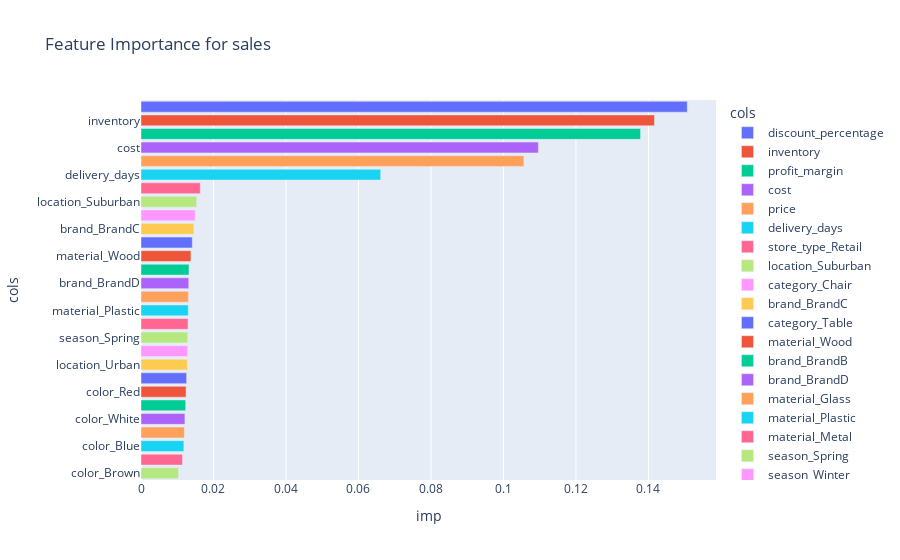

Write notebook code for a chart like this one.
### Code cell
rf.plot_feature_importance()

### Figure 1 — Plotly figure (JSON) as saved in the notebook; plotly's stock layout.template omitted (floating-point values rounded to 4 significant figures)
{"data": [{"alignmentgroup": "True", "hovertemplate": "cols=%{y}<br>imp=%{x}<extra></extra>", "legendgroup": "discount_percentage", "marker": {"color": "#636efa", "pattern": {"shape": ""}}, "name": "discount_percentage", "offsetgroup": "discount_percentage", "orientation": "h", "showlegend": true, "textposition": "auto", "type": "bar", "x": [0.1507], "xaxis": "x", "y": ["discount_percentage"], "yaxis": "y"}, {"alignmentgroup": "True", "hovertemplate": "cols=%{y}<br>imp=%{x}<extra></extra>", "legendgroup": "inventory", "marker": {"color": "#EF553B", "pattern": {"shape": ""}}, "name": "inventory", "offsetgroup": "inventory", "orientation": "h", "showlegend": true, "textposition": "auto", "type": "bar", "x": [0.1417], "xaxis": "x", "y": ["inventory"], "yaxis": "y"}, {"alignmentgroup": "True", "hovertemplate": "cols=%{y}<br>imp=%{x}<extra></extra>", "legendgroup": "profit_margin", "marker": {"color": "#00cc96", "pattern": {"shape": ""}}, "name": "profit_margin", "offsetgroup": "profit_margin", "orientation": "h", "showlegend": true, "textposition": "auto", "type": "bar", "x": [0.1378], "xaxis": "x", "y": ["profit_margin"], "yaxis": "y"}, {"alignmentgroup": "True", "hovertemplate": "cols=%{y}<br>imp=%{x}<extra></extra>", "legendgroup": "cost", "marker": {"color": "#ab63fa", "pattern": {"shape": ""}}, "name": "cost", "offsetgroup": "cost", "orientation": "h", "showlegend": true, "textposition": "auto", "type": "bar", "x": [0.1096], "xaxis": "x", "y": ["cost"], "yaxis": "y"}, {"alignmentgroup": "True", "hovertemplate": "cols=%{y}<br>imp=%{x}<extra></extra>", "legendgroup": "price", "marker": {"color": "#FFA15A", "pattern": {"shape": ""}}, "name": "price", "offsetgroup": "price", "orientation": "h", "showlegend": true, "textposition": "auto", "type": "bar", "x": [0.1056], "xaxis": "x", "y": ["price"], "yaxis": "y"}, {"alignmentgroup": "True", "hovertemplate": "cols=%{y}<br>imp=%{x}<extra></extra>", "legendgroup": "delivery_days", "marker": {"color": "#19d3f3", "pattern": {"shape": ""}}, "name": "delivery_days", "offsetgroup": "delivery_days", "orientation": "h", "showlegend": true, "textposition": "auto", "type": "bar", "x": [0.06613], "xaxis": "x", "y": ["delivery_days"], "yaxis": "y"}, {"alignmentgroup": "True", "hovertemplate": "cols=%{y}<br>imp=%{x}<extra></extra>", "legendgroup": "store_type_Retail", "marker": {"color": "#FF6692", "pattern": {"shape": ""}}, "name": "store_type_Retail", "offsetgroup": "store_type_Retail", "orientation": "h", "showlegend": true, "textposition": "auto", "type": "bar", "x": [0.01636], "xaxis": "x", "y": ["store_type_Retail"], "yaxis": "y"}, {"alignmentgroup": "True", "hovertemplate": "cols=%{y}<br>imp=%{x}<extra></extra>", "legendgroup": "location_Suburban", "marker": {"color": "#B6E880", "pattern": {"shape": ""}}, "name": "location_Suburban", "offsetgroup": "location_Suburban", "orientation": "h", "showlegend": true, "textposition": "auto", "type": "bar", "x": [0.01535], "xaxis": "x", "y": ["location_Suburban"], "yaxis": "y"}, {"alignmentgroup": "True", "hovertemplate": "cols=%{y}<br>imp=%{x}<extra></extra>", "legendgroup": "category_Chair", "marker": {"color": "#FF97FF", "pattern": {"shape": ""}}, "name": "category_Chair", "offsetgroup": "category_Chair", "orientation": "h", "showlegend": true, "textposition": "auto", "type": "bar", "x": [0.01497], "xaxis": "x", "y": ["category_Chair"], "yaxis": "y"}, {"alignmentgroup": "True", "hovertemplate": "cols=%{y}<br>imp=%{x}<extra></extra>", "legendgroup": "brand_BrandC", "marker": {"color": "#FECB52", "pattern": {"shape": ""}}, "name": "brand_BrandC", "offsetgroup": "brand_BrandC", "orientation": "h", "showlegend": true, "textposition": "auto", "type": "bar", "x": [0.0146], "xaxis": "x", "y": ["brand_BrandC"], "yaxis": "y"}, {"alignmentgroup": "True", "hovertemplate": "cols=%{y}<br>imp=%{x}<extra></extra>", "legendgroup": "category_Table", "marker": {"color": "#636efa", "pattern": {"shape": ""}}, "name": "category_Table", "offsetgroup": "category_Table", "orientation": "h", "showlegend": true, "textposition": "auto", "type": "bar", "x": [0.01416], "xaxis": "x", "y": ["category_Table"], "yaxis": "y"}, {"alignmentgroup": "True", "hovertemplate": "cols=%{y}<br>imp=%{x}<extra></extra>", "legendgroup": "material_Wood", "marker": {"color": "#EF553B", "pattern": {"shape": ""}}, "name": "material_Wood", "offsetgroup": "material_Wood", "orientation": "h", "showlegend": true, "textposition": "auto", "type": "bar", "x": [0.01378], "xaxis": "x", "y": ["material_Wood"], "yaxis": "y"}, {"alignmentgroup": "True", "hovertemplate": "cols=%{y}<br>imp=%{x}<extra></extra>", "legendgroup": "brand_BrandB", "marker": {"color": "#00cc96", "pattern": {"shape": ""}}, "name": "brand_BrandB", "offsetgroup": "brand_BrandB", "orientation": "h", "showlegend": true, "textposition": "auto", "type": "bar", "x": [0.01324], "xaxis": "x", "y": ["brand_BrandB"], "yaxis": "y"}, {"alignmentgroup": "True", "hovertemplate": "cols=%{y}<br>imp=%{x}<extra></extra>", "legendgroup": "brand_BrandD", "marker": {"color": "#ab63fa", "pattern": {"shape": ""}}, "name": "brand_BrandD", "offsetgroup": "brand_BrandD", "orientation": "h", "showlegend": true, "textposition": "auto", "type": "bar", "x": [0.01317], "xaxis": "x", "y": ["brand_BrandD"], "yaxis": "y"}, {"alignmentgroup": "True", "hovertemplate": "cols=%{y}<br>imp=%{x}<extra></extra>", "legendgroup": "material_Glass", "marker": {"color": "#FFA15A", "pattern": {"shape": ""}}, "name": "material_Glass", "offsetgroup": "material_Glass", "orientation": "h", "showlegend": true, "textposition": "auto", "type": "bar", "x": [0.01308], "xaxis": "x", "y": ["material_Glass"], "yaxis": "y"}, {"alignmentgroup": "True", "hovertemplate": "cols=%{y}<br>imp=%{x}<extra></extra>", "legendgroup": "material_Plastic", "marker": {"color": "#19d3f3", "pattern": {"shape": ""}}, "name": "material_Plastic", "offsetgroup": "material_Plastic", "orientation": "h", "showlegend": true, "textposition": "auto", "type": "bar", "x": [0.01304], "xaxis": "x", "y": ["material_Plastic"], "yaxis": "y"}, {"alignmentgroup": "True", "hovertemplate": "cols=%{y}<br>imp=%{x}<extra></extra>", "legendgroup": "material_Metal", "marker": {"color": "#FF6692", "pattern": {"shape": ""}}, "name": "material_Metal", "offsetgroup": "material_Metal", "orientation": "h", "showlegend": true, "textposition": "auto", "type": "bar", "x": [0.01298], "xaxis": "x", "y": ["material_Metal"], "yaxis": "y"}, {"alignmentgroup": "True", "hovertemplate": "cols=%{y}<br>imp=%{x}<extra></extra>", "legendgroup": "season_Spring", "marker": {"color": "#B6E880", "pattern": {"shape": ""}}, "name": "season_Spring", "offsetgroup": "season_Spring", "orientation": "h", "showlegend": true, "textposition": "auto", "type": "bar", "x": [0.01289], "xaxis": "x", "y": ["season_Spring"], "yaxis": "y"}, {"alignmentgroup": "True", "hovertemplate": "cols=%{y}<br>imp=%{x}<extra></extra>", "legendgroup": "season_Winter", "marker": {"color": "#FF97FF", "pattern": {"shape": ""}}, "name": "season_Winter", "offsetgroup": "season_Winter", "orientation": "h", "showlegend": true, "textposition": "auto", "type": "bar", "x": [0.01289], "xaxis": "x", "y": ["season_Winter"], "yaxis": "y"}, {"alignmentgroup": "True", "hovertemplate": "cols=%{y}<br>imp=%{x}<extra></extra>", "legendgroup": "location_Urban", "marker": {"color": "#FECB52", "pattern": {"shape": ""}}, "name": "location_Urban", "offsetgroup": "location_Urban", "orientation": "h", "showlegend": true, "textposition": "auto", "type": "bar", "x": [0.0128], "xaxis": "x", "y": ["location_Urban"], "yaxis": "y"}, {"alignmentgroup": "True", "hovertemplate": "cols=%{y}<br>imp=%{x}<extra></extra>", "legendgroup": "category_Sofa", "marker": {"color": "#636efa", "pattern": {"shape": ""}}, "name": "category_Sofa", "offsetgroup": "category_Sofa", "orientation": "h", "showlegend": true, "textposition": "auto", "type": "bar", "x": [0.01259], "xaxis": "x", "y": ["category_Sofa"], "yaxis": "y"}, {"alignmentgroup": "True", "hovertemplate": "cols=%{y}<br>imp=%{x}<extra></extra>", "legendgroup": "color_Red", "marker": {"color": "#EF553B", "pattern": {"shape": ""}}, "name": "color_Red", "offsetgroup": "color_Red", "orientation": "h", "showlegend": true, "textposition": "auto", "type": "bar", "x": [0.01244], "xaxis": "x", "y": ["color_Red"], "yaxis": "y"}, {"alignmentgroup": "True", "hovertemplate": "cols=%{y}<br>imp=%{x}<extra></extra>", "legendgroup": "category_Desk", "marker": {"color": "#00cc96", "pattern": {"shape": ""}}, "name": "category_Desk", "offsetgroup": "category_Desk", "orientation": "h", "showlegend": true, "textposition": "auto", "type": "bar", "x": [0.01234], "xaxis": "x", "y": ["category_Desk"], "yaxis": "y"}, {"alignmentgroup": "True", "hovertemplate": "cols=%{y}<br>imp=%{x}<extra></extra>", "legendgroup": "color_White", "marker": {"color": "#ab63fa", "pattern": {"shape": ""}}, "name": "color_White", "offsetgroup": "color_White", "orientation": "h", "showlegend": true, "textposition": "auto", "type": "bar", "x": [0.01212], "xaxis": "x", "y": ["color_White"], "yaxis": "y"}, {"alignmentgroup": "True", "hovertemplate": "cols=%{y}<br>imp=%{x}<extra></extra>", "legendgroup": "season_Summer", "marker": {"color": "#FFA15A", "pattern": {"shape": ""}}, "name": "season_Summer", "offsetgroup": "season_Summer", "orientation": "h", "showlegend": true, "textposition": "auto", "type": "bar", "x": [0.01198], "xaxis": "x", "y": ["season_Summer"], "yaxis": "y"}, {"alignmentgroup": "True", "hovertemplate": "cols=%{y}<br>imp=%{x}<extra></extra>", "legendgroup": "color_Blue", "marker": {"color": "#19d3f3", "pattern": {"shape": ""}}, "name": "color_Blue", "offsetgroup": "color_Blue", "orientation": "h", "showlegend": true, "textposition": "auto", "type": "bar", "x": [0.01183], "xaxis": "x", "y": ["color_Blue"], "yaxis": "y"}, {"alignmentgroup": "True", "hovertemplate": "cols=%{y}<br>imp=%{x}<extra></extra>", "legendgroup": "color_Green", "marker": {"color": "#FF6692", "pattern": {"shape": ""}}, "name": "color_Green", "offsetgroup": "color_Green", "orientation": "h", "showlegend": true, "textposition": "auto", "type": "bar", "x": [0.01145], "xaxis": "x", "y": ["color_Green"], "yaxis": "y"}, {"alignmentgroup": "True", "hovertemplate": "cols=%{y}<br>imp=%{x}<extra></extra>", "legendgroup": "color_Brown", "marker": {"color": "#B6E880", "pattern": {"shape": ""}}, "name": "color_Brown", "offsetgroup": "color_Brown", "orientation": "h", "showlegend": true, "textposition": "auto", "type": "bar", "x": [0.01036], "xaxis": "x", "y": ["color_Brown"], "yaxis": "y"}], "layout": {"barmode": "relative", "legend": {"title": {"text": "cols"}, "tracegroupgap": 0}, "title": {"text": "Feature Importance for sales"}, "xaxis": {"anchor": "y", "domain": [0, 1], "title": {"text": "imp"}}, "yaxis": {"anchor": "x", "categoryarray": ["color_Brown", "color_Green", "color_Blue", "season_Summer", "color_White", "category_Desk", "color_Red", "category_Sofa", "location_Urban", "season_Winter", "season_Spring", "material_Metal", "material_Plastic", "material_Glass", "brand_BrandD", "brand_BrandB", "material_Wood", "category_Table", "brand_BrandC", "category_Chair", "location_Suburban", "store_type_Retail", "delivery_days", "price", "cost", "profit_margin", "inventory", "discount_percentage"], "categoryorder": "array", "domain": [0, 1], "title": {"text": "cols"}}}}
